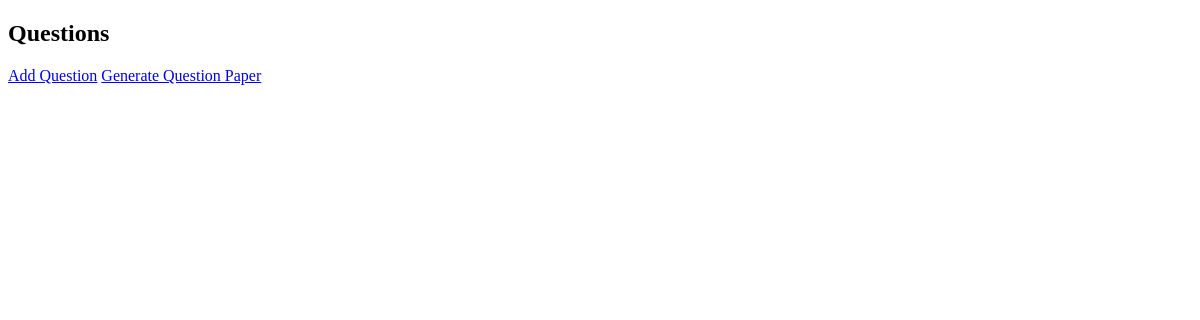
Before: / with the older database file.
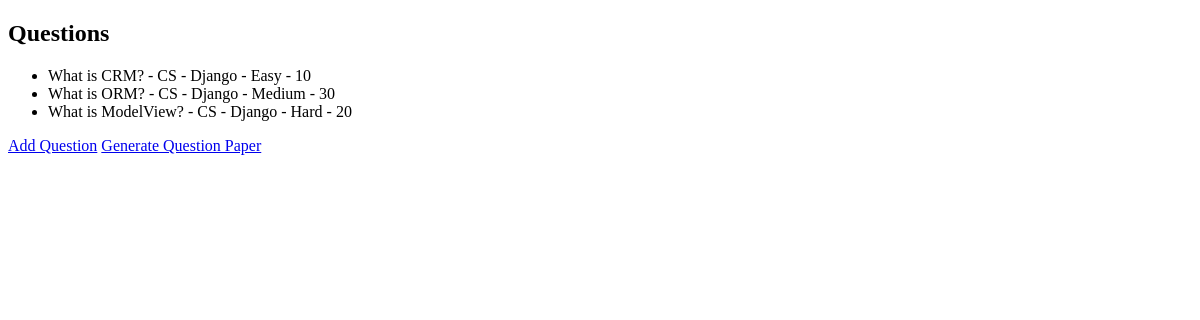
After: the same page with the newer database file.
### question_paper_generator_app/models.py (models this page shows, shortened)
class Question(models.Model):
    question = models.TextField()
    subject = models.CharField(max_length=255)
    topic = models.CharField(max_length=255)
    difficulty = models.CharField(max_length=255, choices=[('Easy', 'Easy'), ('Medium', 'Medium'), ('Hard', 'Hard')])
    marks = models.IntegerField()

### question_paper_generator_app/views.py (the view)
# urls.py: path('', views.index, name='index'),
def index(request):
    questions = Question.objects.all()
    return render(request, 'index.html', {'questions': questions})

### question_paper_generator_app/templates/index.html
{% extends 'base.html' %}
{% block content %}
    <h2>Questions</h2>
    <ul>
        {% for question in questions %}
            <li>{{ question.question }} - {{ question.subject }} - {{ question.topic }} - {{ question.difficulty }} - {{ question.marks }}</li>
        {% endfor %}
    </ul>
    <a href="{% url 'add_question' %}">Add Question</a>
    <a href="{% url 'question_paper_generate' %}">Generate Question Paper</a>
{% endblock %}

### question_paper_generator_app/templates/base.html (shortened to what this page needs)
<!DOCTYPE html>
<html lang="en">
<head>
</head>
<body>
    {% block content %}
    {% endblock %}
</body>
</html>

Changed rows visible on the page:
added Question: question "What is CRM?", subject "CS", topic "Django", difficulty "Easy", marks "10"
added Question: question "What is ORM?", subject "CS", topic "Django", difficulty "Medium", marks "30"
added Question: question "What is ModelView?", subject "CS", topic "Django", difficulty "Hard", marks "20"
